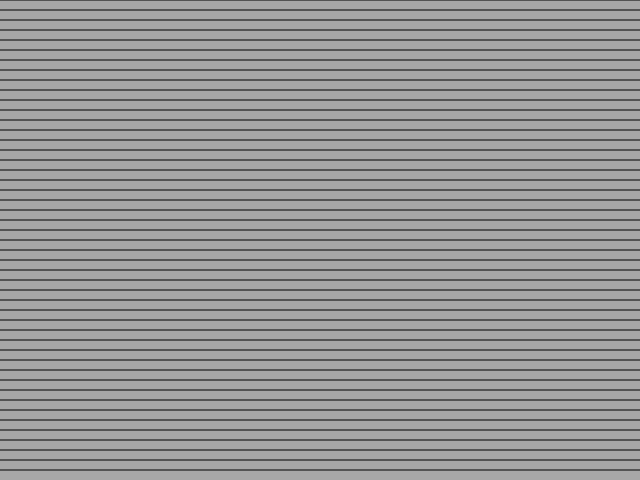
Frame 1 (no input)
Frame 60 (no input): identical to frame 1, image omitted
Frame 120 (the mouse pressed at the canvas centre since frame 60): identical to frame 1, image omitted

The p5.js sketch that drew this single still picture (run headless with seeded random() and noise() and a simulated clock; from frame 60 on, the mouse is pressed at the canvas centre):

// p5.js sketch
// ── sketch.js
function setup() {
  createCanvas(640, 480);
  background(167);

  fill(255);

  var xPos = 0;
  var yPos = 0;

  var numberLines = height / 10;

  for( var i = 0; i < numberLines; i++ ) {
    line( xPos, yPos, width, yPos );

    yPos += 10;
  }
}

function draw() {
}
